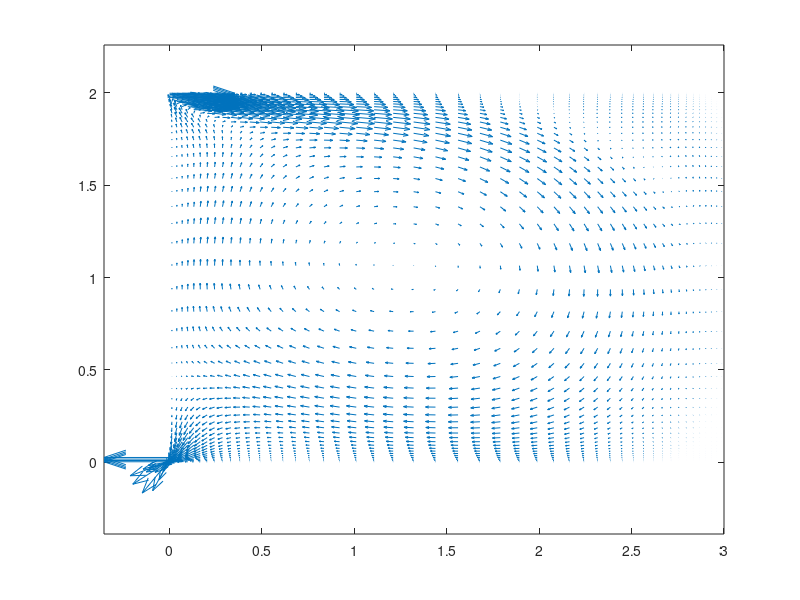

Here is the MATLAB script that generated this plot:
close all
clear all
% read xc
load ('grid2/fine_grid/xc.dat')
load ('grid2/fine_grid/yc.dat')
nim1=length(xc);
% nim1 = ni-1 = number of grid lines. Number of cell nodes = ni
ni=nim1+1;
%
% read yc

njm1=length(yc);
nj=njm1+1;
%
% read u
load ('grid2/fine_grid/u.dat')
load ('grid2/fine_grid/v.dat')
u2d=reshape(u,ni,nj);

% read v

v2d=reshape(v,ni,nj);

%
% xc and yc are the coordinates of the grid
%
%       o---------------o  yc(j)
%       |               |
%       |               |
%       |       P       |
%       |               |
%       |               |
%       o---------------o  yc(j-1)
%
%     xc(i-1)          xc(i)          
%
% The cell-node (P) has the coordinates xp(i), yp(j)
%
% compute the x-coordinates of the cell centres
for i=2:nim1
   xp(i)=0.5*(xc(i)+xc(i-1));
end
xp(1)=xc(1);
xp(ni)=xc(nim1);
%
% take the transpose of x
xp=xp';

% compute the y-coordinates of the cell centres
for j=2:njm1
   yp(j)=0.5*(yc(j)+yc(j-1));
end
yp(1)=yc(1);
yp(nj)=yc(njm1);
%
% take the transpose of y
yp=yp';
%
% plot the velocity field
% length of vectors = vec
vec= 5
quiver(xp,yp,u2d,v2d,vec)
axis('equal')
%print vectxy.ps -deps
